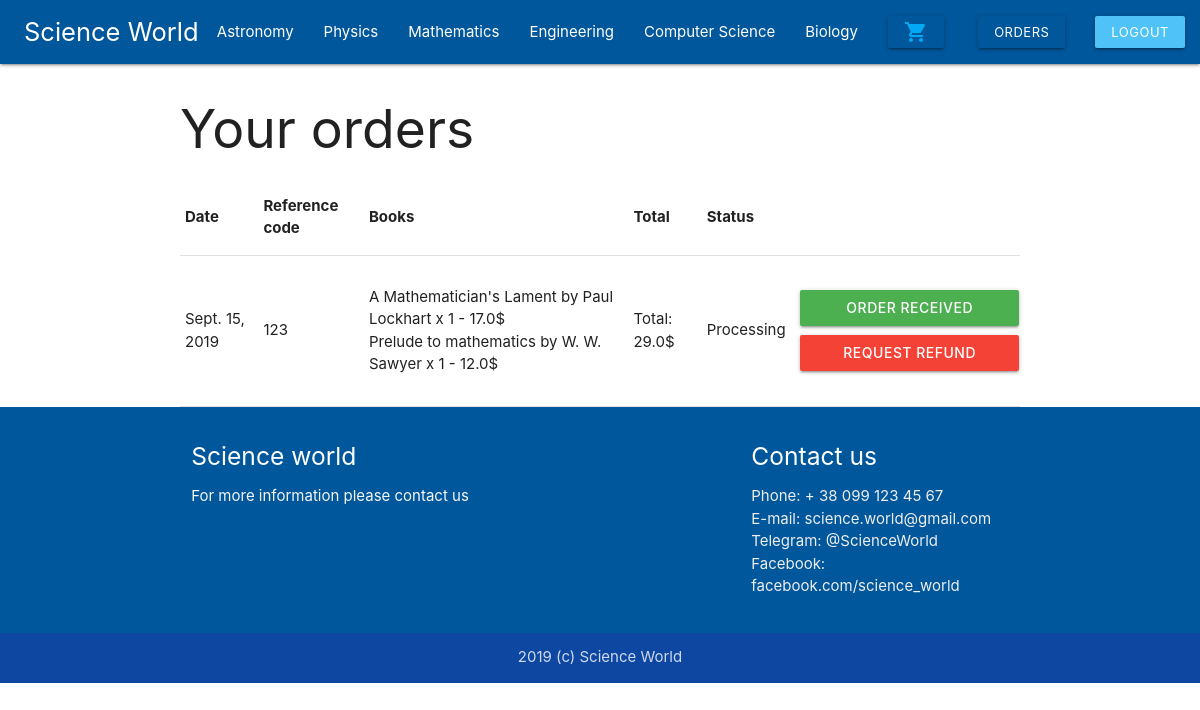
Before: /orders (signed in) with the older database file.
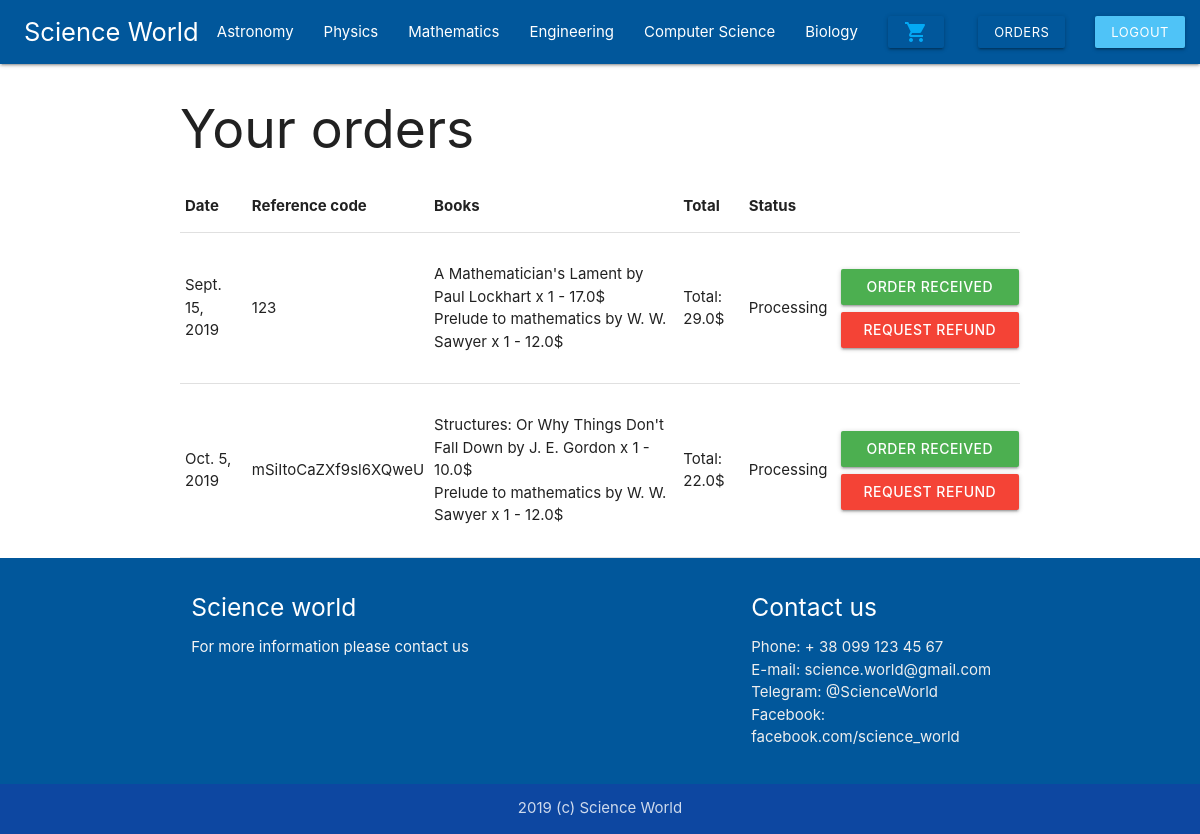
After: the same page with the newer database file.
### bookstore/models.py (models this page shows, shortened)
class Order(models.Model):
    user = models.ForeignKey(settings.AUTH_USER_MODEL, on_delete=models.CASCADE)
    ref_code = models.CharField(max_length=20)
    books = models.ManyToManyField(OrderedBook)
    ordered = models.BooleanField(default=False)
    creation_date = models.DateField(auto_now_add=True)
    ordered_date = models.DateField(null=True)
    billing_info = models.ForeignKey('BillingInfo', on_delete=models.SET_NULL, blank=True, null=True)
    payment = models.ForeignKey('Payment', on_delete=models.SET_NULL, blank=True, null=True)
    promocode = models.ForeignKey('Promocode', on_delete=models.SET_NULL, blank=True, null=True)
    being_delivered = models.BooleanField(default=False)
    received = models.BooleanField(default=False)
    refund_requested = models.BooleanField(default=False)
    refund_granted = models.BooleanField(default=False)
    def get_total_price(self):
        total = 0
        for ordered_book in self.books.all():
            total += ordered_book.get_final_price()
        if self.promocode:
            total-= total * self.promocode.percentage / 100
        return total

class OrderedBook(models.Model):
    user = models.ForeignKey(settings.AUTH_USER_MODEL, on_delete=models.CASCADE)
    book = models.ForeignKey(Book, on_delete=models.CASCADE)
    ordered = models.BooleanField(default=False)
    quantity = models.IntegerField(default=1)
    def get_final_price(self):
        return self.quantity * self.book.price

class Book(models.Model):
    CATEGORY_CHOICES=[("AS", "Astronomy"), ("PH", "Physics"), ("MA", "Mathematics"),
                      ("EN", "Engineering"), ("CS", "Computer Science"), ("BI", "Biology")]
    title = models.CharField(max_length=100)
    author = models.CharField(max_length=100)
    category = models.CharField(choices=CATEGORY_CHOICES, max_length=2)
    price = models.FloatField()
    pages = models.IntegerField()
    rating = models.FloatField()
    publisher = models.CharField(max_length=100)
    language = models.CharField(max_length=20)
    shipping_weight = models.FloatField()
    product_dimensions = models.CharField(max_length=50)
    image = models.ImageField(upload_to='books_images/', blank='false')
    slug = models.SlugField(default="book")

### bookstore/views.py (the view)
# urls.py: path('orders', views.orders, name='orders'),
def orders(request):
    try:
        orders = Order.objects.filter(user=request.user, ordered=True)
        context = {
            'orders': orders
        }
        return render(request, "orders.html", context)
    except Order.DoesNotExist:
        messages.warning(request, "You do not have any orders")
        return redirect("home")

### templates/orders.html (shortened to what this page needs)
{% extends 'layout.html' %}
{% block content %}
    <div class="container">
        <h2>Your orders</h2>
            <table class="responsive-table">
                <thead>
                    <tr>
                        <th>Date</th>
                        <th>Reference code</th>
                        <th>Books</th>
                        <th>Total</th>
                        <th>Status</th>
                        <th></th>
                    </tr>
                </thead>
                <tbody>
                {% for order in orders %}
                    <tr>
                        <td>{{ order.ordered_date }}</td>
                        <td>{{ order.ref_code }}</td>
                        <td>
                            <ul>
                                {% for ordered_book in order.books.all %}
                                    <li>
                                        {{ ordered_book.book.title}} by {{ ordered_book.book.author }} x {{ ordered_book.quantity }} - {{ ordered_book.get_final_price}}$
                                    </li>
                                {% endfor %}
                            </ul>
                        </td>
                        <td>
                            Total: {{ order.get_total_price }}$
                        </td>
                        <td>
                            {% if order.received %}
                                Received
                            {% elif order.being_delivered %}
                                On the way
                            {% elif order.received and order.refund_requested %}
                                Received, requested refund
                            {% elif not order.received and order.refund_requested %}
                                Not received, requested refund
                            {% elif order.received and order.refund_granted %}
                                Received, granted refund
                            {% elif not order.received and order.refund_granted %}
                                Not received, granted refund
                            {% else %}
                                Processing
                            {% endif %}
                        </td>
                        <td>
                            {% if not order.received %}
                                <a href="{% url 'order_received' order.ref_code %}" class="waves-effect waves-light btn green right-align table-btn">Order received</a>
                            {% endif %}
                            {% if not order.refund_requested and not order.refund_granted %}
                                <a href="{% url 'refund' order.ref_code %}" class="waves-effect waves-light btn red right-align table-btn">Request refund</a>
                            {% endif %}
                        </td>
                    </tr>
                {% endfor %}
                </tbody>
            </table>
    </div>
{% endblock content %}

Changed rows visible on the page:
now on this page (row edited): Order: ordered_date "Oct. 5, 2019", ref_code "mSiItoCaZXf9sl6XQweU", get_total_price "22.0", received "Processing", refund_requested "REQUEST REFUND"
added OrderedBook: book "Structures: Or Why Things Don't Fall Down", book.author "J. E. Gordon", quantity "1", get_final_price "10.0", shown under "Oct. 5, 2019"
added OrderedBook: book "Prelude to mathematics", book.author "W. W. Sawyer", quantity "1", get_final_price "12.0", shown under "Oct. 5, 2019"
